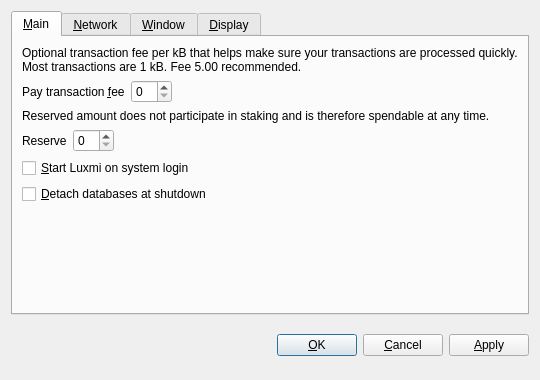
<?xml version="1.0" encoding="UTF-8"?>
<ui version="4.0">
 <class>OptionsDialog</class>
 <widget class="QDialog" name="OptionsDialog">
  <property name="geometry">
   <rect>
    <x>0</x>
    <y>0</y>
    <width>540</width>
    <height>380</height>
   </rect>
  </property>
  <property name="windowTitle">
   <string>Options</string>
  </property>
  <property name="modal">
   <bool>true</bool>
  </property>
  <layout class="QVBoxLayout" name="verticalLayout">
   <item>
    <widget class="QTabWidget" name="tabWidget">
     <property name="tabPosition">
      <enum>QTabWidget::North</enum>
     </property>
     <property name="currentIndex">
      <number>0</number>
     </property>
     <widget class="QWidget" name="tabMain">
      <attribute name="title">
       <string>&amp;Main</string>
      </attribute>
      <layout class="QVBoxLayout" name="verticalLayout_Main">
       <item>
        <widget class="QLabel" name="transactionFeeInfoLabel">
         <property name="text">
          <string>Optional transaction fee per kB that helps make sure your transactions are processed quickly. Most transactions are 1 kB. Fee 5.00 recommended.</string>
         </property>
         <property name="textFormat">
          <enum>Qt::PlainText</enum>
         </property>
         <property name="wordWrap">
          <bool>true</bool>
         </property>
        </widget>
       </item>
       <item>
        <layout class="QHBoxLayout" name="horizontalLayoutFee">
         <item>
          <widget class="QLabel" name="transactionFeeLabel">
           <property name="text">
            <string>Pay transaction &amp;fee</string>
           </property>
           <property name="textFormat">
            <enum>Qt::PlainText</enum>
           </property>
           <property name="buddy">
            <cstring>transactionFee</cstring>
           </property>
          </widget>
         </item>
         <item>
          <widget class="BitcoinAmountField" name="transactionFee"/>
         </item>
         <item>
          <spacer name="horizontalSpacerFee">
           <property name="orientation">
            <enum>Qt::Horizontal</enum>
           </property>
           <property name="sizeHint" stdset="0">
            <size>
             <width>40</width>
             <height>20</height>
            </size>
           </property>
          </spacer>
         </item>
        </layout>
       </item>
       <item>
        <widget class="QLabel" name="reserveBalanceInfoLabel">
         <property name="text">
          <string>Reserved amount does not participate in staking and is therefore spendable at any time.</string>
         </property>
         <property name="textFormat">
          <enum>Qt::PlainText</enum>
         </property>
         <property name="wordWrap">
          <bool>true</bool>
         </property>
        </widget>
       </item>
       <item>
        <layout class="QHBoxLayout" name="horizontalLayoutReserveBalance">
         <item>
          <widget class="QLabel" name="reserveBalanceLabel">
           <property name="text">
            <string>Reserve</string>
           </property>
           <property name="textFormat">
            <enum>Qt::PlainText</enum>
           </property>
           <property name="buddy">
            <cstring>reserveBalance</cstring>
           </property>
          </widget>
         </item>
         <item>
          <widget class="BitcoinAmountField" name="reserveBalance"/>
         </item>
         <item>
          <spacer name="horizontalSpacerReserveBalance">
           <property name="orientation">
            <enum>Qt::Horizontal</enum>
           </property>
           <property name="sizeHint" stdset="0">
            <size>
             <width>40</width>
             <height>20</height>
            </size>
           </property>
          </spacer>
         </item>
        </layout>
       </item>
       <item>
        <widget class="QCheckBox" name="bitcoinAtStartup">
         <property name="toolTip">
          <string>Automatically start Luxmi after logging in to the system.</string>
         </property>
         <property name="text">
          <string>&amp;Start Luxmi on system login</string>
         </property>
        </widget>
       </item>
       <item>
        <widget class="QCheckBox" name="detachDatabases">
         <property name="toolTip">
          <string>Detach block and address databases at shutdown. This means they can be moved to another data directory, but it slows down shutdown. The wallet is always detached.</string>
         </property>
         <property name="text">
          <string>&amp;Detach databases at shutdown</string>
         </property>
        </widget>
       </item>
       <item>
        <spacer name="verticalSpacer_Main">
         <property name="orientation">
          <enum>Qt::Vertical</enum>
         </property>
         <property name="sizeHint" stdset="0">
          <size>
           <width>20</width>
           <height>40</height>
          </size>
         </property>
        </spacer>
       </item>
      </layout>
     </widget>
     <widget class="QWidget" name="tabNetwork">
      <attribute name="title">
       <string>&amp;Network</string>
      </attribute>
      <layout class="QVBoxLayout" name="verticalLayout_Network">
       <item>
        <widget class="QCheckBox" name="mapPortUpnp">
         <property name="toolTip">
          <string>Automatically open the Luxmi client port on the router. This only works when your router supports UPnP and it is enabled.</string>
         </property>
         <property name="text">
          <string>Map port using &amp;UPnP</string>
         </property>
        </widget>
       </item>
       <item>
        <widget class="QCheckBox" name="connectSocks">
         <property name="toolTip">
          <string>Connect to the Luxmi network through a SOCKS proxy (e.g. when connecting through Tor).</string>
         </property>
         <property name="text">
          <string>&amp;Connect through SOCKS proxy:</string>
         </property>
        </widget>
       </item>
       <item>
        <layout class="QHBoxLayout" name="horizontalLayout_Network">
         <item>
          <widget class="QLabel" name="proxyIpLabel">
           <property name="text">
            <string>Proxy &amp;IP:</string>
           </property>
           <property name="textFormat">
            <enum>Qt::PlainText</enum>
           </property>
           <property name="buddy">
            <cstring>proxyIp</cstring>
           </property>
          </widget>
         </item>
         <item>
          <widget class="QValidatedLineEdit" name="proxyIp">
           <property name="maximumSize">
            <size>
             <width>140</width>
             <height>16777215</height>
            </size>
           </property>
           <property name="toolTip">
            <string>IP address of the proxy (e.g. 127.0.0.1)</string>
           </property>
          </widget>
         </item>
         <item>
          <widget class="QLabel" name="proxyPortLabel">
           <property name="text">
            <string>&amp;Port:</string>
           </property>
           <property name="textFormat">
            <enum>Qt::PlainText</enum>
           </property>
           <property name="buddy">
            <cstring>proxyPort</cstring>
           </property>
          </widget>
         </item>
         <item>
          <widget class="QLineEdit" name="proxyPort">
           <property name="maximumSize">
            <size>
             <width>55</width>
             <height>16777215</height>
            </size>
           </property>
           <property name="toolTip">
            <string>Port of the proxy (e.g. 9050)</string>
           </property>
          </widget>
         </item>
         <item>
          <widget class="QLabel" name="socksVersionLabel">
           <property name="text">
            <string>SOCKS &amp;Version:</string>
           </property>
           <property name="textFormat">
            <enum>Qt::PlainText</enum>
           </property>
           <property name="buddy">
            <cstring>socksVersion</cstring>
           </property>
          </widget>
         </item>
         <item>
          <widget class="QValueComboBox" name="socksVersion">
           <property name="toolTip">
            <string>SOCKS version of the proxy (e.g. 5)</string>
           </property>
          </widget>
         </item>
         <item>
          <spacer name="horizontalSpacer_Network">
           <property name="orientation">
            <enum>Qt::Horizontal</enum>
           </property>
           <property name="sizeHint" stdset="0">
            <size>
             <width>40</width>
             <height>20</height>
            </size>
           </property>
          </spacer>
         </item>
        </layout>
       </item>
       <item>
        <spacer name="verticalSpacer_Network">
         <property name="orientation">
          <enum>Qt::Vertical</enum>
         </property>
         <property name="sizeHint" stdset="0">
          <size>
           <width>20</width>
           <height>40</height>
          </size>
         </property>
        </spacer>
       </item>
      </layout>
     </widget>
     <widget class="QWidget" name="tabWindow">
      <attribute name="title">
       <string>&amp;Window</string>
      </attribute>
      <layout class="QVBoxLayout" name="verticalLayout_Window">
       <item>
        <widget class="QCheckBox" name="minimizeToTray">
         <property name="toolTip">
          <string>Show only a tray icon after minimizing the window.</string>
         </property>
         <property name="text">
          <string>&amp;Minimize to the tray instead of the taskbar</string>
         </property>
        </widget>
       </item>
       <item>
        <widget class="QCheckBox" name="minimizeOnClose">
         <property name="toolTip">
          <string>Minimize instead of exit the application when the window is closed. When this option is enabled, the application will be closed only after selecting Quit in the menu.</string>
         </property>
         <property name="text">
          <string>M&amp;inimize on close</string>
         </property>
        </widget>
       </item>
       <item>
        <spacer name="verticalSpacer_Window">
         <property name="orientation">
          <enum>Qt::Vertical</enum>
         </property>
         <property name="sizeHint" stdset="0">
          <size>
           <width>20</width>
           <height>40</height>
          </size>
         </property>
        </spacer>
       </item>
      </layout>
     </widget>
     <widget class="QWidget" name="tabDisplay">
      <attribute name="title">
       <string>&amp;Display</string>
      </attribute>
      <layout class="QVBoxLayout" name="verticalLayout_Display">
       <item>
        <layout class="QHBoxLayout" name="horizontalLayout_1_Display">
         <item>
          <widget class="QLabel" name="langLabel">
           <property name="text">
            <string>User Interface &amp;language:</string>
           </property>
           <property name="textFormat">
            <enum>Qt::PlainText</enum>
           </property>
           <property name="buddy">
            <cstring>lang</cstring>
           </property>
          </widget>
         </item>
         <item>
          <widget class="QValueComboBox" name="lang">
           <property name="toolTip">
            <string>The user interface language can be set here. This setting will take effect after restarting Luxmi.</string>
           </property>
          </widget>
         </item>
        </layout>
       </item>
       <item>
        <layout class="QHBoxLayout" name="horizontalLayout_2_Display">
         <item>
          <widget class="QLabel" name="unitLabel">
           <property name="text">
            <string>&amp;Unit to show amounts in:</string>
           </property>
           <property name="textFormat">
            <enum>Qt::PlainText</enum>
           </property>
           <property name="buddy">
            <cstring>unit</cstring>
           </property>
          </widget>
         </item>
         <item>
          <widget class="QValueComboBox" name="unit">
           <property name="toolTip">
            <string>Choose the default subdivision unit to show in the interface and when sending coins.</string>
           </property>
          </widget>
         </item>
        </layout>
       </item>
       <item>
        <widget class="QCheckBox" name="displayAddresses">
         <property name="toolTip">
          <string>Whether to show Luxmi addresses in the transaction list or not.</string>
         </property>
         <property name="text">
          <string>&amp;Display addresses in transaction list</string>
         </property>
        </widget>
       </item>
       <item>
        <widget class="QCheckBox" name="coinControlFeatures">
         <property name="toolTip">
          <string>Whether to show coin control features or not.</string>
         </property>
         <property name="text">
          <string>Display coin &amp;control features (experts only!)</string>
         </property>
        </widget>
       </item>
       <item>
        <spacer name="verticalSpacer_Display">
         <property name="orientation">
          <enum>Qt::Vertical</enum>
         </property>
         <property name="sizeHint" stdset="0">
          <size>
           <width>20</width>
           <height>40</height>
          </size>
         </property>
        </spacer>
       </item>
      </layout>
     </widget>
    </widget>
   </item>
   <item>
    <layout class="QHBoxLayout" name="horizontalLayout_Buttons">
     <item>
      <spacer name="horizontalSpacer_1">
       <property name="orientation">
        <enum>Qt::Horizontal</enum>
       </property>
       <property name="sizeHint" stdset="0">
        <size>
         <width>40</width>
         <height>48</height>
        </size>
       </property>
      </spacer>
     </item>
     <item>
      <widget class="QLabel" name="statusLabel">
       <property name="font">
        <font>
         <weight>75</weight>
         <bold>true</bold>
        </font>
       </property>
       <property name="text">
        <string/>
       </property>
       <property name="textFormat">
        <enum>Qt::PlainText</enum>
       </property>
       <property name="wordWrap">
        <bool>true</bool>
       </property>
      </widget>
     </item>
     <item>
      <spacer name="horizontalSpacer_2">
       <property name="orientation">
        <enum>Qt::Horizontal</enum>
       </property>
       <property name="sizeHint" stdset="0">
        <size>
         <width>40</width>
         <height>48</height>
        </size>
       </property>
      </spacer>
     </item>
     <item>
      <widget class="QPushButton" name="okButton">
       <property name="text">
        <string>&amp;OK</string>
       </property>
      </widget>
     </item>
     <item>
      <widget class="QPushButton" name="cancelButton">
       <property name="text">
        <string>&amp;Cancel</string>
       </property>
       <property name="autoDefault">
        <bool>false</bool>
       </property>
      </widget>
     </item>
     <item>
      <widget class="QPushButton" name="applyButton">
       <property name="text">
        <string>&amp;Apply</string>
       </property>
       <property name="autoDefault">
        <bool>false</bool>
       </property>
      </widget>
     </item>
    </layout>
   </item>
  </layout>
 </widget>
 <customwidgets>
  <customwidget>
   <class>BitcoinAmountField</class>
   <extends>QSpinBox</extends>
   <header>bitcoinamountfield.h</header>
  </customwidget>
  <customwidget>
   <class>QValueComboBox</class>
   <extends>QComboBox</extends>
   <header>qvaluecombobox.h</header>
  </customwidget>
  <customwidget>
   <class>QValidatedLineEdit</class>
   <extends>QLineEdit</extends>
   <header>qvalidatedlineedit.h</header>
  </customwidget>
 </customwidgets>
 <resources/>
 <connections/>
</ui>
